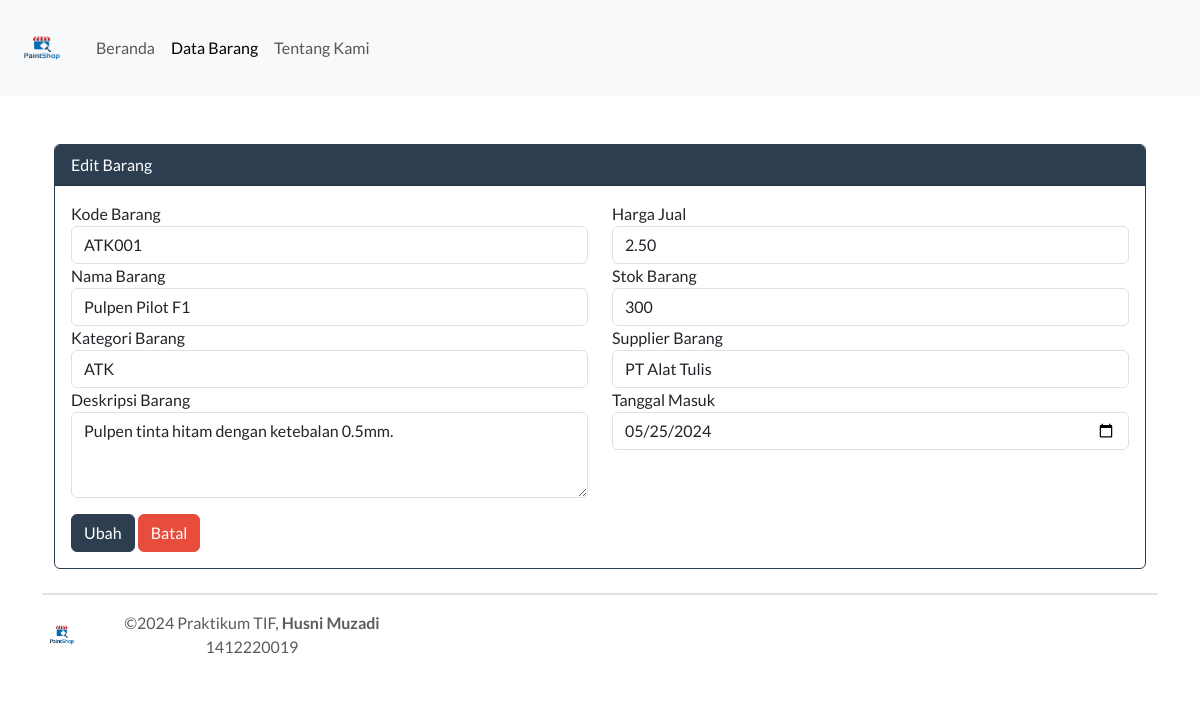
The app's page /barang/ubah_barang/36 with its own data.
### tables this page shows
CREATE TABLE `barang` (
  `ID_Barang` int NOT NULL,
  `Kode_Barang` varchar(10) DEFAULT NULL,
  `Nama_Barang` varchar(100) DEFAULT NULL,
  `Kategori_Barang` varchar(50) DEFAULT NULL,
  `Deskripsi_Barang` text,
  `Harga_Jual` decimal(10,2) DEFAULT NULL,
  `Stok_Barang` int DEFAULT NULL,
  `Supplier_Barang` varchar(100) DEFAULT NULL,
  `Tanggal_Masuk` date DEFAULT NULL
);

### application/controllers/Barang.php (called while the page is built, shortened)
<?php
class Barang extends CI_Controller {
    public function __construct() {
        $this->load->model('Barang_model');
        $this->load->library('form_validation');
        $this->load->library('session');
        $this->load->library('pagination');
    }
    public function edit_barang($id)
{
    $this->form_validation->set_rules('Kode_Barang', 'Kode Barang', 'required', [
        'required' => 'Kolom %s wajib diisi.'
    ]);
    $this->form_validation->set_rules('Nama_Barang', 'Nama Barang', 'required', [
        'required' => 'Kolom %s harus diisi.'
    ]);
    $this->form_validation->set_rules('Kategori_Barang', 'Kategori Barang', 'required', [
        'required' => 'Kolom %s harus diisi.'
    ]);
    $this->form_validation->set_rules('Deskripsi_Barang', 'Deskripsi Barang', 'required|min_length[20]', [
        'required' => 'Kolom %s harus diisi.',
        'min_length' => 'Kolom %s minimal harus memiliki 20 karakter.'
    ]);
    $this->form_validation->set_rules('Harga_Jual', 'Harga Jual', 'required|numeric', [
        'required' => 'Kolom %s harus diisi.',
        'numeric' => 'Kolom %s hanya boleh berisi angka.'
    ]);
    $this->form_validation->set_rules('Stok_Barang', 'Stok Barang', 'required|numeric', [
        'required' => 'Kolom %s harus diisi.',
        'numeric' => 'Kolom %s hanya boleh berisi angka.'
    ]);
    $this->form_validation->set_rules('Supplier_Barang', 'Supplier Barang', 'required', [
        'required' => 'Kolom %s harus diisi.'
    ]);
    $this->form_validation->set_rules('Tanggal_Masuk', 'Tanggal Masuk', 'required', [
        'required' => 'Kolom %s harus diisi.'
    ]);
    if ($this->form_validation->run() == false) {
        $data['title'] = 'Ubah Barang';
        $data['active_menu'] = 'data_barang';
        $data['barang'] = $this->Barang_model->get_barang_by_id($id);
        $data['content'] = $this->load->view('barang/ubah_barang', $data, true);
        $this->load->view('template/template', $data);
    }
}
}

### index.php (called while the page is built, shortened)
<?php
require_once BASEPATH.'core/CodeIgniter.php';

### application/models/Barang_model.php (called while the page is built, shortened)
<?php
class Barang_model extends CI_Model {
    public function get_barang_by_id($id_barang) {
        $query = $this->db->get_where('barang', array('ID_Barang' => $id_barang));
        return $query->row_array();
    }
}

### application/views/barang/ubah_barang.php (the view, shortened to what this page needs)
<!DOCTYPE html>
<html lang="en">
<head>
<link href="<?= base_url('assets/css/bootstrap.min.css') ?>" rel="stylesheet">
</head>
<body>
<div class="container mt-5">
    <div class="card border border-primary">
        <div class="card-header bg-primary text-white">
            <?php echo isset($barang) ? 'Edit Barang' : 'Tambah Barang'; ?>
        </div>
        <div class="card-body">
            <form action="<?php echo isset($barang) ? site_url('barang/edit_barang/' . $barang['ID_Barang']) : site_url('barang/tambah_barang'); ?>" method="post">
                <div class="row">
                    <div class="col-md-6">
                        <div class="form-group">
                            <label for="Kode_Barang">Kode Barang</label>
                            <input type="text" class="form-control" id="Kode_Barang" name="Kode_Barang" value="<?php echo isset($barang) ? $barang['Kode_Barang'] : set_value('Kode_Barang'); ?>">
                        </div>
                        <div class="form-group">
                            <label for="Nama_Barang">Nama Barang</label>
                            <input type="text" class="form-control" id="Nama_Barang" name="Nama_Barang" value="<?php echo isset($barang) ? $barang['Nama_Barang'] : set_value('Nama_Barang'); ?>">
                        </div>
                        <div class="form-group">
                            <label for="Kategori_Barang">Kategori Barang</label>
                            <input type="text" class="form-control" id="Kategori_Barang" name="Kategori_Barang" value="<?php echo isset($barang) ? $barang['Kategori_Barang'] : set_value('Kategori_Barang'); ?>">
                        </div>
                        <div class="form-group">
                            <label for="Deskripsi_Barang">Deskripsi Barang</label>
                            <textarea class="form-control" id="Deskripsi_Barang" name="Deskripsi_Barang" rows="3"><?php echo isset($barang) ? $barang['Deskripsi_Barang'] : set_value('Deskripsi_Barang'); ?></textarea>
                        </div>
                    </div>
                    <div class="col-md-6">
                        <div class="form-group">
                            <label for="Harga_Jual">Harga Jual</label>
                            <input type="text" class="form-control" id="Harga_Jual" name="Harga_Jual" value="<?php echo isset($barang) ? $barang['Harga_Jual'] : set_value('Harga_Jual'); ?>">
                        </div>
                        <div class="form-group">
                            <label for="Stok_Barang">Stok Barang</label>
                            <input type="text" class="form-control" id="Stok_Barang" name="Stok_Barang" value="<?php echo isset($barang) ? $barang['Stok_Barang'] : set_value('Stok_Barang'); ?>">
                        </div>
                        <div class="form-group">
                            <label for="Supplier_Barang">Supplier Barang</label>
                            <input type="text" class="form-control" id="Supplier_Barang" name="Supplier_Barang" value="<?php echo isset($barang) ? $barang['Supplier_Barang'] : set_value('Supplier_Barang'); ?>">
                        </div>
                        <div class="form-group">
                            <label for="Tanggal_Masuk">Tanggal Masuk</label>
                            <input type="date" class="form-control" id="Tanggal_Masuk" name="Tanggal_Masuk" value="<?php echo isset($barang) ? $barang['Tanggal_Masuk'] : set_value('Tanggal_Masuk'); ?>">
                        </div>
                    </div>
                </div>
                <div class="form-group">
                    <button type="submit" class="btn btn-primary btn-block mt-3"><?php echo isset($barang) ? 'Ubah' : 'Simpan'; ?></button>
                    <a href="<?php echo site_url('barang/data_barang'); ?>" class="btn btn-danger mt-3">Batal</a>
                </div>
            </form>
        </div>
    </div>
</div>
</body>
</html>

### records on screen
barang: Kode_Barang "ATK001", Nama_Barang "Pulpen Pilot F1", Kategori_Barang "ATK", Deskripsi_Barang "Pulpen tinta hitam dengan ketebalan 0.5mm.", Harga_Jual "2.50", Stok_Barang "300", Supplier_Barang "PT Alat Tulis", Tanggal_Masuk "05/25/2024"
